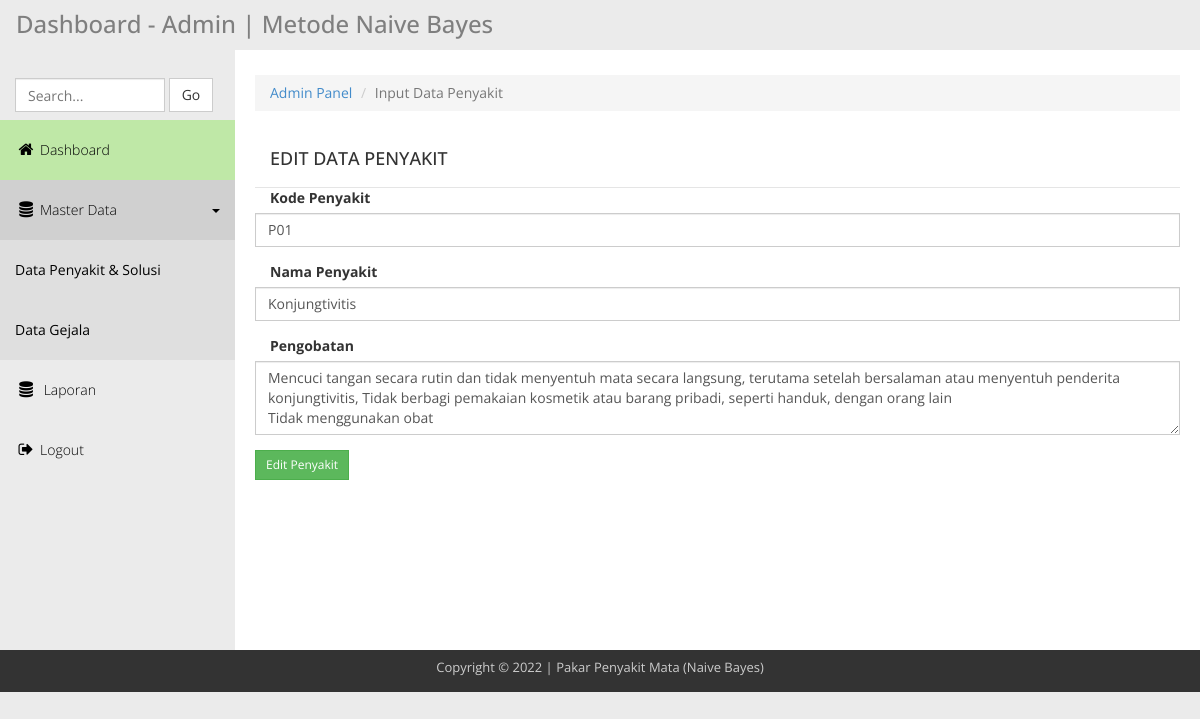
Screenshot of /admin-nv/form_penyakit_edit.php?kodepenyakit=P01 with the database file from the repository.
### tables this page shows
CREATE TABLE `penyakit` (
  `no` int(5) NOT NULL,
  `kodepenyakit` varchar(5) NOT NULL,
  `namapenyakit` varchar(50) NOT NULL,
  `pengobatan` varchar(250) NOT NULL
);

### admin-nv/form_penyakit_edit.php (the view, shortened to what this page needs)
<?php
require_once 'koneksi.php';
$kode   = $_GET['kodepenyakit'];
$data   = mysqli_query($link,"SELECT * FROM penyakit WHERE kodepenyakit = '$kode'");
$datapenyakit    = mysqli_fetch_array($data);
?>
<?php include"header.php";?>
<div class="templatemo-content-wrapper">
    <div class="templatemo-content">
      <ol class="breadcrumb">
            <li>
                <a href="index.php">Admin Panel</a>
            </li>
            <li class="active">Input Data Penyakit</li>
        </ol>
            <div class="modal-header">
                <h4 class="modal-title">EDIT DATA PENYAKIT</h4>
            </div>
            <form class="s-text" action="proses.php" method="POST">
                <div class="form-group">
                  <label for="kodepenyakit" class="col-sm-3 col-form-label">Kode Penyakit</label>
                  <div class="">
                    <input type="text" class="form-control" name="kodepenyakit" id="kodepenyakit" value="<?php echo $datapenyakit[1]; ?>">
                  </div>
                </div>
                <div class="form-group">
                  <label for="namapenyakit" class="col-sm-3 col-form-label">Nama Penyakit</label>
                  <div class="">
                    <input type="text" class="form-control" name="namapenyakit" id="namapenyakit" value="<?php echo $datapenyakit[2]; ?>" required>
                  </div>
                </div>
                <div class="form-group">
                    <label for="pengobatan" class="col-sm-3 col-form-label">Pengobatan</label>
                    <div class="">
                      <textarea name="pengobatan" id="pengobatan" cols="10" rows="3" class="form-control" ><?php echo $datapenyakit[3]; ?></textarea>
                    </div>
                </div>
                    <input type="submit" value="Edit Penyakit" name="editpenyakit" class="btn btn-success btn-sm worksans gradient shadow-lg shadowtext w-text">
              </form>
        </div>
      </div>
</div>
<?php include"footer.php"; ?>

### admin-nv/css/templatemo_main.css (style rules this page uses)
* { font-family: 'Open Sans', sans-serif; }
body { background-color: rgb(235,235,235); }
.templatemo-content-wrapper { float: left; width: 100%; }
.templatemo-content { margin-left: 235px; margin-top: 0px; min-height: 600px; padding: 25px 20px 0 20px; background-color: white; overflow-x: hidden; }
.nav-pills>li>a, .nav-tabs>li>a, .alert, .progress, .panel, .btn, .panel-group .panel, .form-control, .modal-content, .breadcrumb { border-radius: 0; }

### rows the page displays
penyakit: kodepenyakit "P01", namapenyakit "Konjungtivitis", pengobatan "Mencuci tangan secara rutin dan tidak menyentuh mata secara langsung, terutama setelah bersalaman atau menyentuh penderita konjungtivitis, Tidak berbagi pemakaian kosmetik atau barang pribadi, seperti handuk, dengan orang lain Tidak menggunakan obat"
